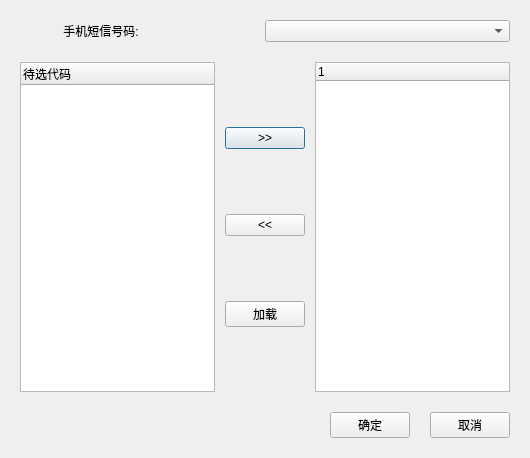
<?xml version="1.0" encoding="UTF-8"?>
<ui version="4.0">
 <class>phoneNoEditDlg</class>
 <widget class="QDialog" name="phoneNoEditDlg">
  <property name="geometry">
   <rect>
    <x>0</x>
    <y>0</y>
    <width>530</width>
    <height>458</height>
   </rect>
  </property>
  <property name="minimumSize">
   <size>
    <width>530</width>
    <height>458</height>
   </size>
  </property>
  <property name="maximumSize">
   <size>
    <width>530</width>
    <height>458</height>
   </size>
  </property>
  <property name="windowTitle">
   <string>短信告警</string>
  </property>
  <layout class="QGridLayout" name="gridLayout">
   <property name="horizontalSpacing">
    <number>10</number>
   </property>
   <property name="verticalSpacing">
    <number>20</number>
   </property>
   <property name="margin">
    <number>20</number>
   </property>
   <item row="0" column="0" colspan="3">
    <layout class="QHBoxLayout" name="horizontalLayout">
     <item>
      <widget class="QLabel" name="label">
       <property name="text">
        <string>             手机短信号码:</string>
       </property>
      </widget>
     </item>
     <item>
      <widget class="QComboBox" name="m_phoneNo"/>
     </item>
    </layout>
   </item>
   <item row="1" column="0">
    <widget class="QTreeWidget" name="m_desc_tree">
     <column>
      <property name="text">
       <string notr="true">待选代码</string>
      </property>
     </column>
    </widget>
   </item>
   <item row="1" column="1">
    <layout class="QVBoxLayout" name="verticalLayout">
     <item>
      <widget class="QPushButton" name="m_addbutton">
       <property name="text">
        <string>&gt;&gt;</string>
       </property>
      </widget>
     </item>
     <item>
      <widget class="QPushButton" name="m_delete_button">
       <property name="text">
        <string>&lt;&lt;</string>
       </property>
      </widget>
     </item>
     <item>
      <widget class="QPushButton" name="m_load_button">
       <property name="text">
        <string>加载</string>
       </property>
      </widget>
     </item>
    </layout>
   </item>
   <item row="1" column="2">
    <widget class="QTreeWidget" name="m_selected_tree">
     <column>
      <property name="text">
       <string notr="true">1</string>
      </property>
     </column>
    </widget>
   </item>
   <item row="2" column="0" colspan="3">
    <layout class="QHBoxLayout" name="horizontalLayout_2">
     <property name="spacing">
      <number>20</number>
     </property>
     <item>
      <spacer name="horizontalSpacer">
       <property name="orientation">
        <enum>Qt::Horizontal</enum>
       </property>
       <property name="sizeHint" stdset="0">
        <size>
         <width>40</width>
         <height>20</height>
        </size>
       </property>
      </spacer>
     </item>
     <item>
      <widget class="QPushButton" name="m_okBtn">
       <property name="text">
        <string>确定</string>
       </property>
      </widget>
     </item>
     <item>
      <widget class="QPushButton" name="m_cancelBtn">
       <property name="text">
        <string>取消</string>
       </property>
      </widget>
     </item>
    </layout>
   </item>
  </layout>
 </widget>
 <resources/>
 <connections/>
</ui>
